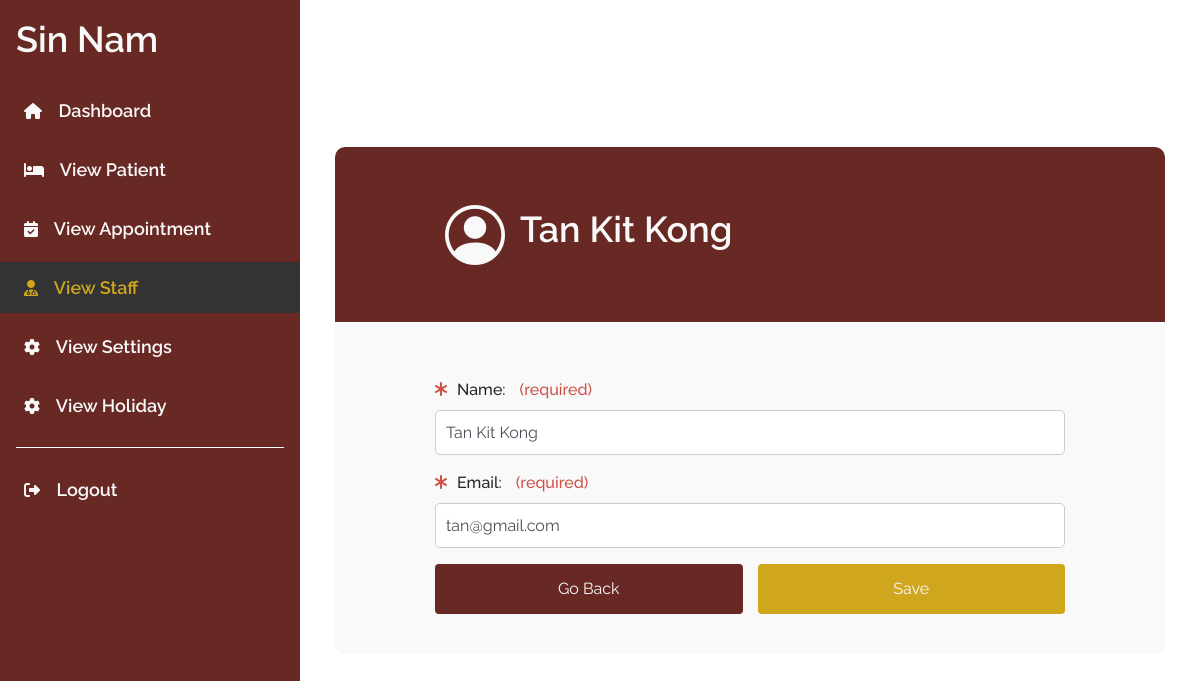
Page /forms/editStaff.php?user_id=1 (signed in) on the committed database.
### tables this page shows
CREATE TABLE `users` (
  `user_id` int(11) NOT NULL,
  `user_name` varchar(255) NOT NULL,
  `user_email` varchar(255) NOT NULL,
  `user_password` varchar(255) NOT NULL,
  `role` varchar(45) NOT NULL
);

### forms/editStaff.php (the view, shortened to what this page needs)
<?php
include "../db_connect.php";
?>
<?php
$query = "SELECT * FROM users WHERE user_id = ?";
$edit_users_stmt = mysqli_prepare($conn, $query);
if (!$edit_users_stmt) {
    die("Failed to prepare statement");
} else {
    mysqli_stmt_bind_param($edit_users_stmt, 'i', $_GET['user_id']);
    mysqli_stmt_execute($edit_users_stmt);
    $edit_users_result = mysqli_stmt_get_result($edit_users_stmt);
    if (mysqli_num_rows($edit_users_result) > 0) {
        if ($row = mysqli_fetch_assoc($edit_users_result)) {
            $user_name = $row['user_name'];
            $user_email = $row['user_email'];
        }
    } else {
        $_SESSION['message'] = "Staff not found.";
        header("Location: staffDetails.php");
        exit();
    }
}
?>
<!DOCTYPE html>
<html lang="en">
<head>
    <?php include '../links.php'; ?>
    <link rel="stylesheet" href="../style.css" />
    <link rel="stylesheet" href="//cdnjs.cloudflare.com/ajax/libs/timepicker/1.3.5/jquery.timepicker.min.css">
</head>
<body>
    <div class="main-content d-flex">
        <div class="sidebar" id="sidebar">
            <div class="header-box px-3 mt-2 mb-2 d-flex align-items-center justify-content-between">
                <h1 class="header">Sin Nam</h1>
            </div>
            <ul class="mt-3">
                <li class=""><a href="../adminDashboard.php" class="text-decoration-none outer"><i class="fa-solid fa-house"></i> Dashboard</a></li>
                <li class=""><a href="patientDetails.php" class="text-decoration-none outer"><i class="fa-solid fa-bed"></i> View Patient</a></li>
                <li class=""><a href="appointmentDetails.php" class="text-decoration-none outer"><i class="fa-solid fa-calendar-check"></i> View Appointment</a></li>
                <li class="active"><a href="staffDetails.php" class="text-decoration-none outer"><i class="fa-solid fa-user-doctor"></i> View Staff</a></li>
                <li class=""><a href="settings.php" class="text-decoration-none outer"><i class="fa-solid fa-gear"></i> View Settings</a></li>
                <li class=""><a href="viewHoliday.php" class="text-decoration-none outer"><i class="fa-solid fa-gear"></i> View Holiday</a></li>
                <div class="sidebar-separator"></div>
                <li class="mt-auto"><a href="loggedOutSuccessful.php" class="text-decoration-none logout-btn outer"><i class="fa-solid fa-right-from-bracket"></i> Logout</a></li>
            </ul>
        </div>
        <div class="staff" id="staff">
            <div class="container">
                <div class="profile-details">
                    <i class="bi bi-person-circle"></i>
                    <h2 class=""><?php echo $user_name ?></h2>
                </div>
                <div class="form-fields">
                    <form action="doEditStaff.php" method="POST">
                        <div class="form-group mb-3">
                            <label for="name">
                                <span class="asterik"><i class="fa-solid fa-asterisk"></i></span>Name:
                                <span class="required-text">(required)</span>
                            </label>
                            <input type="text" name="name" id="name" class="form-control" value="<?php echo $user_name ?>">
                        </div>
                        <div class="form-group mb-3">
                            <label for="appointment_time">
                                <span class="asterik"><i class="fa-solid fa-asterisk"></i></span>Email:
                                <span class="required-text">(required)</span>
                            </label>
                            <input type="email" name="email" id="email" class="form-control" value="<?php echo $user_email ?>">
                        </div>
                        <div class="buttons">
                            <button type="button" class="btn back-btn">Go Back</button>
                            <button type="submit" name="submit" class="btn save-btn">Save</button>
                        </div>
                    </form>
                </div>
            </div>
        </div>
    </div>
</body>
<link rel="stylesheet" href="https://code.jquery.com/ui/1.12.1/themes/base/jquery-ui.css">
</html>

### style.css (style rules this page uses)
* { margin: 0; padding: 0; box-sizing: border-box; font-family: "Raleway", sans-serif; }
.register .required-text, .appointment .required-text, .patient .required-text, .staff .required-text { margin-left: 10px; color: #ce5047; }
.register .asterik, .appointment .asterik, .patient .asterik, .staff .asterik { margin-right: 10px; color: #ce5047; }
.asterik { color: #ce5047; }
.required-text { color: #ce5047; }
.bi-person-circle { font-size: 30px; margin-left: 10px; margin-top: 5px; color: #CFA61E; }
.back-btn, .save-btn { width: 100%; background-color: #CFA61E; color: #fff; }
#sidebar { min-width: 300px; max-width: 300px; height: 100vh; background: #682924; z-index: 999; flex-shrink: 0; overflow: visible; }
#sidebar .header { color: #f9f9f9; font-size: 36px; font-weight: 600; margin-top: 10px; }
#sidebar a { color: #f9f9f9; }
#sidebar a.outer { font-size: 18px; font-weight: 600; }
#sidebar ul { padding-left: 0; }
#sidebar ul li { list-style: none; padding: 12px 24px; margin-bottom: 8px; }
#sidebar ul li.active { background-color: #333; }
#sidebar ul li.active a { color: #CFA61E; }
#sidebar ul li a { font-size: 18px; }
#sidebar ul li a .fa-solid { margin-right: 12px; font-size: 16px; }
.sidebar-separator { height: 1px; background-color: #f9f9f9; margin: 16px; }
.appointment, .patient, .staff { width: 100%; padding: 20px; display: flex; justify-content: center; align-items: center; }
.appointment h2, .staff h2, .patient h2 { color: #f9f9f9; font-size: 36px; font-weight: 550; }
.appointment .profile-details, .patient .profile-details, .staff .profile-details { display: flex; align-items: center; padding-bottom: 40px; padding-top: 40px; padding-left: 100px; border-top-left-radius: 10px; border-top-right-radius: 10px; background-color: #682924; }
.form-fields { padding: 40px 100px; background-color: #f9f9f9; border-bottom-left-radius: 10px; border-bottom-right-radius: 10px; }
.appointment form, .patient form, .staff form { width: 100%; }
.appointment label, .patient label, .staff label { font-size: 16px; font-weight: 500; margin-bottom: 8px; }
.appointment .form-control, .patient .form-control, .staff .form-control, .custom-select-grp { width: 100%; height: 45px; border-radius: 5px; padding: 10px; border: 1px solid #ccc; ; font-size: 16px; background-color: #ffffff; }
.appointment .profile-details i, .patient .profile-details i, .staff .profile-details i { color: #f9f9f9; font-size: 60px; margin-right: 15px; }
.appointment .buttons, .patient .buttons, .staff .buttons { display: flex; justify-content: flex-end; }
.appointment .save-btn, .patient .save-btn, .staff .save-btn { background-color: #CFA61E; color: #f9f9f9; font-size: 16px; padding: 12px 20px; }
.appointment .back-btn, .patient .back-btn, .staff .back-btn { background-color: #682924; color: #f9f9f9; font-size: 16px; padding: 12px 20px; margin-right: 15px; }

### rows in the picture
users: user_name "Tan Kit Kong", name "Tan Kit Kong", email "tan@gmail.com"
